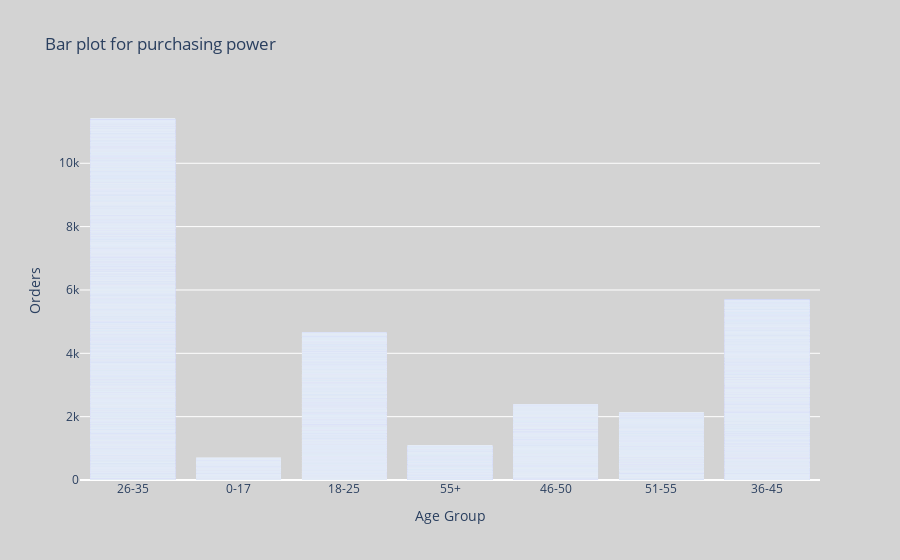

Notebook cell for this chart:
### Markdown cell above
- Creating a Bar plot of age groups vs orders so as to know the purchasing behavior among age groups

### Code cell
fig = px.bar(sales_cleaned, x='Age Group',y='Orders',title='Bar plot for purchasing power',color_discrete_sequence=['blue'])

fig.update_layout(
    plot_bgcolor='lightgray', 
    paper_bgcolor='lightgray')  

fig.show()

### Figure 1 — Plotly figure (JSON) as saved in the notebook; plotly's stock layout.template omitted (floating-point values rounded to 4 significant figures; data arrays with more than 128 entries replaced by an {"elided": "..."} marker saying what was removed)
{"data": [{"alignmentgroup": "True", "hovertemplate": "Age Group=%{x}<br>Orders=%{y}<extra></extra>", "legendgroup": "", "marker": {"color": "blue", "pattern": {"shape": ""}}, "name": "", "offsetgroup": "", "orientation": "v", "showlegend": false, "textposition": "auto", "type": "bar", "x": {"elided": "11251 str values"}, "xaxis": "x", "y": {"elided": "11251 int values"}, "yaxis": "y"}], "layout": {"barmode": "relative", "legend": {"tracegroupgap": 0}, "paper_bgcolor": "lightgray", "plot_bgcolor": "lightgray", "title": {"text": "Bar plot for purchasing power"}, "xaxis": {"anchor": "y", "domain": [0, 1], "title": {"text": "Age Group"}}, "yaxis": {"anchor": "x", "domain": [0, 1], "title": {"text": "Orders"}}}}
